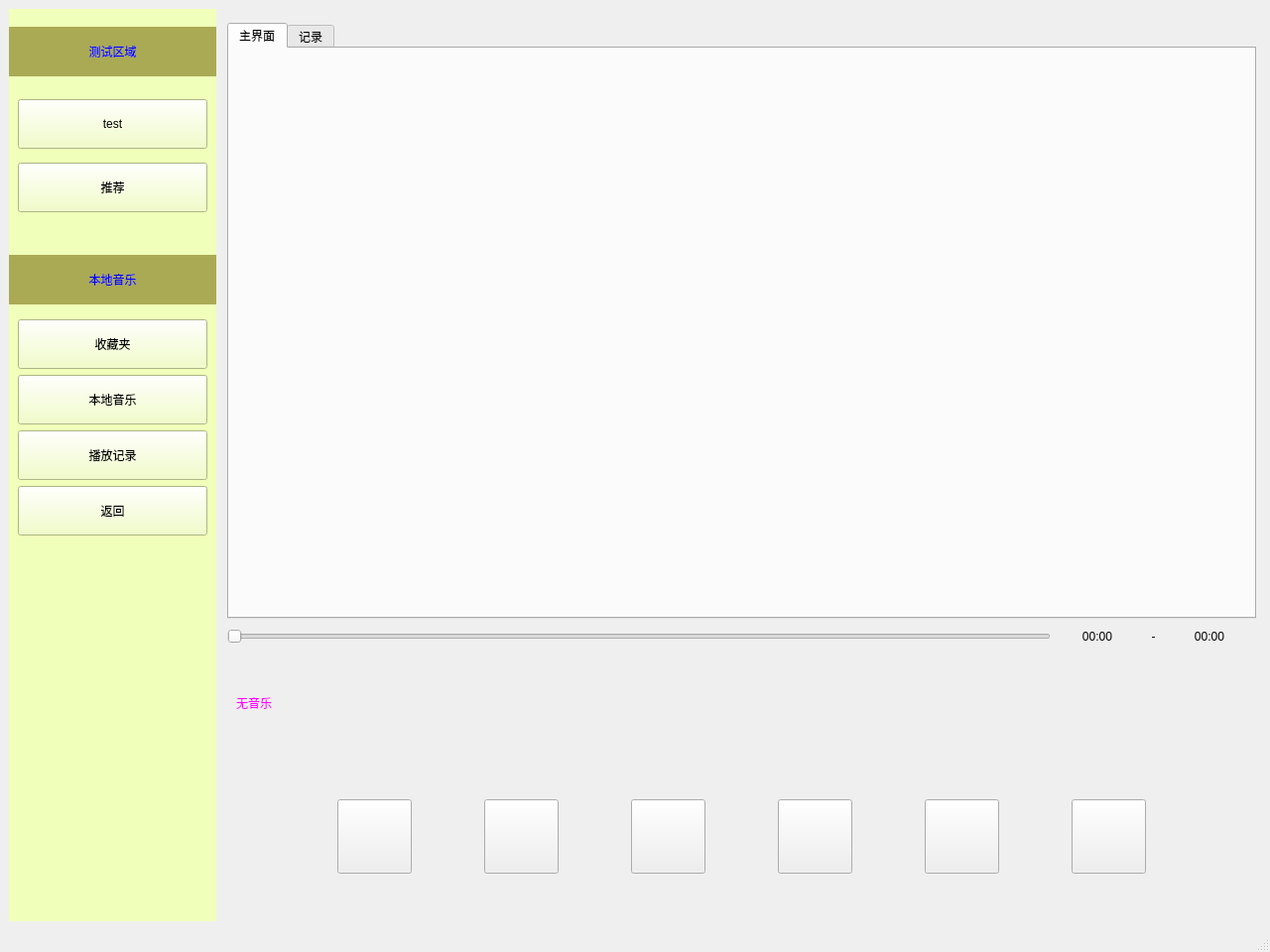
<?xml version="1.0" encoding="UTF-8"?>
<ui version="4.0">
 <class>MainWindow</class>
 <widget class="QMainWindow" name="MainWindow">
  <property name="geometry">
   <rect>
    <x>0</x>
    <y>0</y>
    <width>1280</width>
    <height>960</height>
   </rect>
  </property>
  <property name="windowTitle">
   <string>MainWindow</string>
  </property>
  <widget class="QWidget" name="centralwidget">
   <layout class="QHBoxLayout" name="horizontalLayout_3" stretch="1,5">
    <item>
     <widget class="QWidget" name="widget_button" native="true">
      <property name="autoFillBackground">
       <bool>false</bool>
      </property>
      <property name="styleSheet">
       <string notr="true">background-color: rgb(240, 255, 185);</string>
      </property>
      <layout class="QVBoxLayout" name="verticalLayout_5" stretch="1,3">
       <property name="leftMargin">
        <number>0</number>
       </property>
       <property name="rightMargin">
        <number>0</number>
       </property>
       <item>
        <widget class="QWidget" name="widget_Network" native="true">
         <property name="autoFillBackground">
          <bool>false</bool>
         </property>
         <layout class="QVBoxLayout" name="verticalLayout" stretch="1,7">
          <property name="leftMargin">
           <number>0</number>
          </property>
          <property name="rightMargin">
           <number>0</number>
          </property>
          <item>
           <widget class="QLabel" name="label">
            <property name="minimumSize">
             <size>
              <width>0</width>
              <height>50</height>
             </size>
            </property>
            <property name="maximumSize">
             <size>
              <width>16777215</width>
              <height>50</height>
             </size>
            </property>
            <property name="autoFillBackground">
             <bool>false</bool>
            </property>
            <property name="styleSheet">
             <string notr="true">font: 12pt &quot;楷体&quot;;
background-color: rgb(170, 170, 85);
color: rgb(0, 0, 255);</string>
            </property>
            <property name="text">
             <string>测试区域</string>
            </property>
            <property name="alignment">
             <set>Qt::AlignCenter</set>
            </property>
           </widget>
          </item>
          <item>
           <widget class="QWidget" name="widget_2" native="true">
            <layout class="QVBoxLayout" name="verticalLayout_4">
             <item>
              <widget class="QPushButton" name="pushButton_test">
               <property name="minimumSize">
                <size>
                 <width>0</width>
                 <height>50</height>
                </size>
               </property>
               <property name="autoFillBackground">
                <bool>false</bool>
               </property>
               <property name="styleSheet">
                <string notr="true"/>
               </property>
               <property name="text">
                <string>test</string>
               </property>
              </widget>
             </item>
             <item>
              <widget class="QPushButton" name="pushButton_recommend">
               <property name="minimumSize">
                <size>
                 <width>0</width>
                 <height>50</height>
                </size>
               </property>
               <property name="text">
                <string>推荐</string>
               </property>
              </widget>
             </item>
            </layout>
           </widget>
          </item>
         </layout>
        </widget>
       </item>
       <item>
        <widget class="QWidget" name="widget_Local" native="true">
         <layout class="QVBoxLayout" name="verticalLayout_3" stretch="1,5">
          <property name="leftMargin">
           <number>0</number>
          </property>
          <property name="rightMargin">
           <number>0</number>
          </property>
          <item>
           <widget class="QLabel" name="label_Localtext">
            <property name="minimumSize">
             <size>
              <width>0</width>
              <height>50</height>
             </size>
            </property>
            <property name="maximumSize">
             <size>
              <width>16777215</width>
              <height>50</height>
             </size>
            </property>
            <property name="autoFillBackground">
             <bool>false</bool>
            </property>
            <property name="styleSheet">
             <string notr="true">font: 12pt &quot;楷体&quot;;
background-color: rgb(170, 170, 85);
color: rgb(0, 0, 255);</string>
            </property>
            <property name="text">
             <string>本地音乐</string>
            </property>
            <property name="alignment">
             <set>Qt::AlignCenter</set>
            </property>
           </widget>
          </item>
          <item>
           <widget class="QWidget" name="widget_llpush" native="true">
            <property name="autoFillBackground">
             <bool>false</bool>
            </property>
            <layout class="QVBoxLayout" name="verticalLayout_2" stretch="1,5,5,0,0">
             <item>
              <widget class="QPushButton" name="pushButton_Favorites">
               <property name="minimumSize">
                <size>
                 <width>0</width>
                 <height>50</height>
                </size>
               </property>
               <property name="autoFillBackground">
                <bool>false</bool>
               </property>
               <property name="text">
                <string>收藏夹</string>
               </property>
              </widget>
             </item>
             <item>
              <widget class="QPushButton" name="pushButton_file">
               <property name="minimumSize">
                <size>
                 <width>0</width>
                 <height>50</height>
                </size>
               </property>
               <property name="text">
                <string>本地音乐</string>
               </property>
              </widget>
             </item>
             <item>
              <widget class="QPushButton" name="pushButton_record">
               <property name="minimumSize">
                <size>
                 <width>0</width>
                 <height>50</height>
                </size>
               </property>
               <property name="text">
                <string>播放记录</string>
               </property>
              </widget>
             </item>
             <item>
              <widget class="QPushButton" name="pushButton_return">
               <property name="minimumSize">
                <size>
                 <width>50</width>
                 <height>50</height>
                </size>
               </property>
               <property name="text">
                <string>返回</string>
               </property>
              </widget>
             </item>
             <item>
              <spacer name="verticalSpacer">
               <property name="orientation">
                <enum>Qt::Vertical</enum>
               </property>
               <property name="sizeHint" stdset="0">
                <size>
                 <width>20</width>
                 <height>40</height>
                </size>
               </property>
              </spacer>
             </item>
            </layout>
           </widget>
          </item>
         </layout>
        </widget>
       </item>
      </layout>
     </widget>
    </item>
    <item>
     <widget class="QWidget" name="widget_main" native="true">
      <layout class="QVBoxLayout" name="verticalLayout_7" stretch="5,1">
       <property name="spacing">
        <number>5</number>
       </property>
       <property name="leftMargin">
        <number>3</number>
       </property>
       <property name="topMargin">
        <number>5</number>
       </property>
       <property name="rightMargin">
        <number>3</number>
       </property>
       <property name="bottomMargin">
        <number>5</number>
       </property>
       <item>
        <widget class="QWidget" name="widget_show" native="true">
         <layout class="QVBoxLayout" name="verticalLayout_6" stretch="0,1,2">
          <property name="spacing">
           <number>5</number>
          </property>
          <property name="leftMargin">
           <number>2</number>
          </property>
          <property name="rightMargin">
           <number>2</number>
          </property>
          <item>
           <widget class="QTabWidget" name="bigtabs">
            <property name="currentIndex">
             <number>0</number>
            </property>
            <widget class="QWidget" name="tab_image">
             <attribute name="title">
              <string>主界面</string>
             </attribute>
             <widget class="QWidget" name="widget_info" native="true">
              <property name="geometry">
               <rect>
                <x>-20</x>
                <y>0</y>
                <width>1026</width>
                <height>542</height>
               </rect>
              </property>
              <property name="autoFillBackground">
               <bool>false</bool>
              </property>
              <property name="styleSheet">
               <string notr="true">border-image: url(:/image/music_background.jpg);</string>
              </property>
             </widget>
            </widget>
            <widget class="QWidget" name="tab_log">
             <attribute name="title">
              <string>记录</string>
             </attribute>
             <widget class="QWidget" name="widget" native="true">
              <property name="geometry">
               <rect>
                <x>10</x>
                <y>10</y>
                <width>1011</width>
                <height>542</height>
               </rect>
              </property>
              <layout class="QHBoxLayout" name="horizontalLayout_6" stretch="25,18,18">
               <property name="spacing">
                <number>0</number>
               </property>
               <property name="leftMargin">
                <number>0</number>
               </property>
               <property name="topMargin">
                <number>0</number>
               </property>
               <property name="rightMargin">
                <number>0</number>
               </property>
               <property name="bottomMargin">
                <number>0</number>
               </property>
               <item>
                <widget class="QListWidget" name="listWidget_name">
                 <property name="layoutDirection">
                  <enum>Qt::LeftToRight</enum>
                 </property>
                 <property name="styleSheet">
                  <string notr="true">font: 11pt &quot;楷体&quot;;
color: rgb(0, 0, 255);
background-color: rgb(255, 255, 127);</string>
                 </property>
                 <item>
                  <property name="text">
                   <string>名称</string>
                  </property>
                 </item>
                </widget>
               </item>
               <item>
                <widget class="QListWidget" name="listWidget_starttime">
                 <property name="styleSheet">
                  <string notr="true">font: 11pt &quot;楷体&quot;;
color: rgb(0, 0, 255);
background-color: rgb(255, 255, 127);</string>
                 </property>
                 <item>
                  <property name="text">
                   <string>开始时间</string>
                  </property>
                 </item>
                </widget>
               </item>
               <item>
                <widget class="QListWidget" name="listWidget_endtime">
                 <property name="layoutDirection">
                  <enum>Qt::LeftToRight</enum>
                 </property>
                 <property name="styleSheet">
                  <string notr="true">font: 11pt &quot;楷体&quot;;
color: rgb(0, 0, 255);
background-color: rgb(255, 255, 127);</string>
                 </property>
                 <item>
                  <property name="text">
                   <string>结束时间</string>
                  </property>
                 </item>
                </widget>
               </item>
              </layout>
             </widget>
            </widget>
           </widget>
          </item>
          <item>
           <widget class="QWidget" name="widget_probressbar" native="true">
            <property name="minimumSize">
             <size>
              <width>0</width>
              <height>25</height>
             </size>
            </property>
            <property name="maximumSize">
             <size>
              <width>1050</width>
              <height>25</height>
             </size>
            </property>
            <layout class="QHBoxLayout" name="horizontalLayout_4" stretch="4,1">
             <property name="spacing">
              <number>0</number>
             </property>
             <property name="leftMargin">
              <number>0</number>
             </property>
             <property name="topMargin">
              <number>0</number>
             </property>
             <property name="rightMargin">
              <number>0</number>
             </property>
             <property name="bottomMargin">
              <number>0</number>
             </property>
             <item>
              <widget class="QSlider" name="horizontalSlider_time">
               <property name="orientation">
                <enum>Qt::Horizontal</enum>
               </property>
              </widget>
             </item>
             <item>
              <widget class="QWidget" name="widget_time" native="true">
               <layout class="QHBoxLayout" name="horizontalLayout_5" stretch="5,1,5">
                <property name="spacing">
                 <number>0</number>
                </property>
                <property name="leftMargin">
                 <number>0</number>
                </property>
                <property name="topMargin">
                 <number>0</number>
                </property>
                <property name="rightMargin">
                 <number>0</number>
                </property>
                <property name="bottomMargin">
                 <number>0</number>
                </property>
                <item>
                 <widget class="QLabel" name="label_currenttime">
                  <property name="text">
                   <string>00:00</string>
                  </property>
                  <property name="alignment">
                   <set>Qt::AlignCenter</set>
                  </property>
                 </widget>
                </item>
                <item>
                 <widget class="QLabel" name="label_time_separator">
                  <property name="text">
                   <string>-</string>
                  </property>
                  <property name="alignment">
                   <set>Qt::AlignCenter</set>
                  </property>
                 </widget>
                </item>
                <item>
                 <widget class="QLabel" name="label_totaltime">
                  <property name="text">
                   <string>00:00</string>
                  </property>
                  <property name="alignment">
                   <set>Qt::AlignCenter</set>
                  </property>
                 </widget>
                </item>
               </layout>
              </widget>
             </item>
            </layout>
           </widget>
          </item>
          <item>
           <widget class="QWidget" name="widget_textnote" native="true">
            <property name="maximumSize">
             <size>
              <width>16777215</width>
              <height>100</height>
             </size>
            </property>
            <layout class="QHBoxLayout" name="horizontalLayout_2">
             <item>
              <widget class="QLabel" name="label_filename">
               <property name="styleSheet">
                <string notr="true">font: 75 11pt &quot;Arial&quot;;
color: rgb(255, 0, 255);</string>
               </property>
               <property name="text">
                <string>无音乐</string>
               </property>
              </widget>
             </item>
             <item>
              <widget class="QLabel" name="label_text_remind">
               <property name="styleSheet">
                <string notr="true">font: 75 11pt &quot;Arial&quot;;
color: rgb(0, 0, 255);</string>
               </property>
               <property name="text">
                <string/>
               </property>
              </widget>
             </item>
            </layout>
           </widget>
          </item>
         </layout>
        </widget>
       </item>
       <item>
        <widget class="QWidget" name="widget_playbutton" native="true">
         <property name="autoFillBackground">
          <bool>false</bool>
         </property>
         <layout class="QHBoxLayout" name="horizontalLayout">
          <property name="spacing">
           <number>0</number>
          </property>
          <property name="leftMargin">
           <number>40</number>
          </property>
          <property name="topMargin">
           <number>5</number>
          </property>
          <property name="rightMargin">
           <number>40</number>
          </property>
          <property name="bottomMargin">
           <number>15</number>
          </property>
          <item>
           <widget class="QPushButton" name="pushButton_play">
            <property name="minimumSize">
             <size>
              <width>35</width>
              <height>35</height>
             </size>
            </property>
            <property name="maximumSize">
             <size>
              <width>75</width>
              <height>75</height>
             </size>
            </property>
            <property name="autoFillBackground">
             <bool>true</bool>
            </property>
            <property name="text">
             <string/>
            </property>
            <property name="icon">
             <iconset resource="ccResources.qrc">
              <normaloff>:/icon/play.ico</normaloff>
              <normalon>:/icon/play.ico</normalon>:/icon/play.ico</iconset>
            </property>
            <property name="iconSize">
             <size>
              <width>50</width>
              <height>50</height>
             </size>
            </property>
            <property name="checkable">
             <bool>true</bool>
            </property>
            <property name="autoRepeat">
             <bool>true</bool>
            </property>
            <property name="autoExclusive">
             <bool>false</bool>
            </property>
            <property name="autoDefault">
             <bool>false</bool>
            </property>
           </widget>
          </item>
          <item>
           <widget class="QPushButton" name="pushButton_pause">
            <property name="maximumSize">
             <size>
              <width>75</width>
              <height>75</height>
             </size>
            </property>
            <property name="text">
             <string/>
            </property>
            <property name="icon">
             <iconset resource="ccResources.qrc">
              <normaloff>:/icon/pause.ico</normaloff>:/icon/pause.ico</iconset>
            </property>
            <property name="iconSize">
             <size>
              <width>50</width>
              <height>50</height>
             </size>
            </property>
           </widget>
          </item>
          <item>
           <widget class="QPushButton" name="pushButton_stop">
            <property name="minimumSize">
             <size>
              <width>35</width>
              <height>35</height>
             </size>
            </property>
            <property name="maximumSize">
             <size>
              <width>75</width>
              <height>75</height>
             </size>
            </property>
            <property name="text">
             <string/>
            </property>
            <property name="icon">
             <iconset resource="ccResources.qrc">
              <normaloff>:/icon/stop.ico</normaloff>:/icon/stop.ico</iconset>
            </property>
            <property name="iconSize">
             <size>
              <width>50</width>
              <height>50</height>
             </size>
            </property>
           </widget>
          </item>
          <item>
           <widget class="QPushButton" name="pushButton_previous">
            <property name="maximumSize">
             <size>
              <width>75</width>
              <height>75</height>
             </size>
            </property>
            <property name="text">
             <string/>
            </property>
            <property name="icon">
             <iconset resource="ccResources.qrc">
              <normaloff>:/icon/Previous.ico</normaloff>:/icon/Previous.ico</iconset>
            </property>
            <property name="iconSize">
             <size>
              <width>50</width>
              <height>50</height>
             </size>
            </property>
           </widget>
          </item>
          <item>
           <widget class="QPushButton" name="pushButton_next">
            <property name="maximumSize">
             <size>
              <width>75</width>
              <height>75</height>
             </size>
            </property>
            <property name="text">
             <string/>
            </property>
            <property name="icon">
             <iconset resource="ccResources.qrc">
              <normaloff>:/icon/Fastforward.ico</normaloff>:/icon/Fastforward.ico</iconset>
            </property>
            <property name="iconSize">
             <size>
              <width>50</width>
              <height>50</height>
             </size>
            </property>
           </widget>
          </item>
          <item>
           <widget class="QPushButton" name="pushButton_cycle">
            <property name="maximumSize">
             <size>
              <width>75</width>
              <height>75</height>
             </size>
            </property>
            <property name="text">
             <string/>
            </property>
            <property name="icon">
             <iconset resource="ccResources.qrc">
              <normaloff>:/icon/cycle.ico</normaloff>:/icon/cycle.ico</iconset>
            </property>
            <property name="iconSize">
             <size>
              <width>50</width>
              <height>50</height>
             </size>
            </property>
           </widget>
          </item>
         </layout>
        </widget>
       </item>
      </layout>
     </widget>
    </item>
   </layout>
  </widget>
  <widget class="QMenuBar" name="menubar">
   <property name="geometry">
    <rect>
     <x>0</x>
     <y>0</y>
     <width>1280</width>
     <height>26</height>
    </rect>
   </property>
  </widget>
  <widget class="QStatusBar" name="statusbar"/>
 </widget>
 <resources>
  <include location="ccResources.qrc"/>
 </resources>
 <connections/>
</ui>
